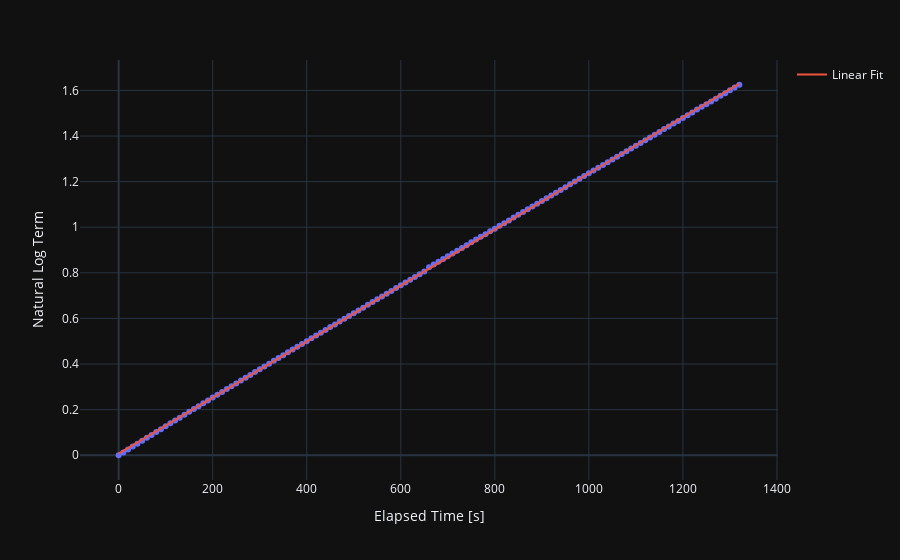

Notebook source saved alongside this figure:
### Markdown cell above
### To plot:
* Define the figure (fig)
* Specify the type of plot (px.scatter)
* Identify the dataframe (df_data) & the columsn you want to plot

### Adding additional plot features:
* 'your figure name'.add_trace
* Add to the plot type you want (go.Scatter)
* Specify the columns of the dataframe associated with x and y
* Specify the way you want the data to display (lines)
* Name the trendline (Linear Fit)
* For changing axes labels: see code

### Code cell
fig = px.scatter(df_data, x = 'Elapsed_Time', y = 'Ln')

fig.add_trace(
    go.Scatter(x=df_data['Elapsed_Time'], y=df_data['Predicted'],
               mode = 'lines',
               name = 'Linear Fit')
)

fig.update_layout(
xaxis_title='Elapsed Time [s]',
yaxis_title='Natural Log Term'
)

fig.show()

### Figure 1 — Plotly figure (JSON) as saved in the notebook; plotly's stock layout.template omitted (floating-point values rounded to 4 significant figures; data arrays with more than 128 entries replaced by an {"elided": "..."} marker saying what was removed)
{"data": [{"hovertemplate": "Elapsed_Time=%{x}<br>Ln=%{y}<extra></extra>", "legendgroup": "", "marker": {"color": "#636efa", "symbol": "circle"}, "mode": "markers", "name": "", "orientation": "v", "showlegend": false, "x": {"elided": "133 int values"}, "xaxis": "x", "y": {"elided": "133 float values"}, "yaxis": "y", "type": "scatter"}, {"mode": "lines", "name": "Linear Fit", "x": {"elided": "133 int values"}, "y": {"elided": "133 float values"}, "type": "scatter"}], "layout": {"xaxis": {"anchor": "y", "domain": [0.0, 1.0], "title": {"text": "Elapsed Time [s]"}}, "yaxis": {"anchor": "x", "domain": [0.0, 1.0], "title": {"text": "Natural Log Term"}}, "legend": {"tracegroupgap": 0}, "margin": {"t": 60}}}
